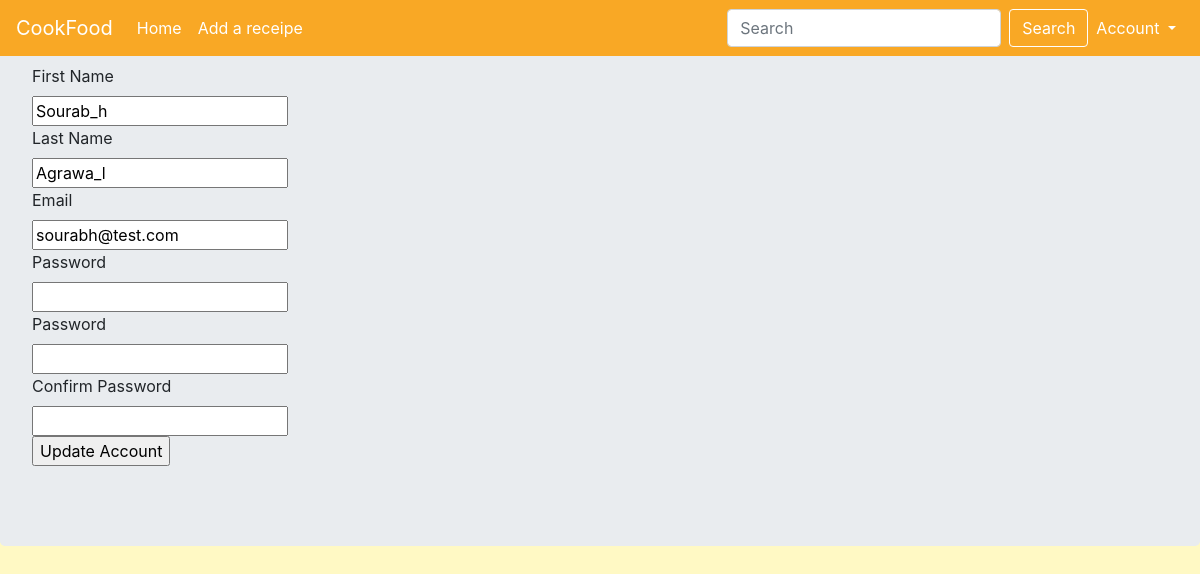
/account (signed in), run on the app's committed database.
### my_project/sign_up/models.py (models this page shows, shortened)
class UserInfo(db.Model):
    __tablename__ = 'usersinfo'
    user_id = db.Column(db.Integer, primary_key=True)
    first_name = db.Column(db.String(80), nullable=False)
    last_name = db.Column(db.String(80), nullable=False)
    email = db.Column(db.Integer, db.ForeignKey('users.email'),
        nullable=False)
    user = db.relationship('User',backref=db.backref('usersinfo', lazy=True))

### my_project/account/view.py (the view, shortened to what this page needs)
@account_view_bp.route('/account', methods=['GET', 'POST'])
@login_required
def account_view():
    form = UpdateAccount()
    user_info = UserInfo.query.filter_by(email=current_user.email).first()
    return render_template('account/update_account.html', form=form, user_info=user_info)

### my_project/account/forms.py
class UpdateAccount(FlaskForm):
    first_name = StringField("First Name")
    last_name = StringField("Last Name")
    email = StringField("Email")
    old_password = PasswordField("Password")
    new_password = PasswordField("Password", validators=[EqualTo('con_password', message="Password must match!!!")])
    con_password = PasswordField("Confirm Password")
    submit = SubmitField("Update Account")

### my_project/sign_up/models.py (called while the page is built)
@login_manager.user_loader
def load_user(user_id):
    return User.query.get(user_id)

### my_project/account/templates/account/update_account.html
{% extends "base.html" %} {% block content %}
<div class="jumbotron">
    <form method="POST">
        {{ form.hidden_tag() }} {{ form.first_name.label}}
        <br> {{ form.first_name(value= user_info.first_name) }}
        <br> {{ form.last_name.label}}
        <br> {{ form.last_name(value=user_info.last_name) }}
        <br> {{ form.email.label}}
        <br> {{ form.email(value= user_info.email) }}
        <br> {{ form.old_password.label }} <br> {{ form.old_password }}
        <br> {{ form.new_password.label }} <br> {{ form.new_password }}
        <br> {{ form.con_password.label }}
        <br> {{ form.con_password}}
        <br> {{ form.submit}}
    </form>
</div>
{% endblock %}

### my_project/static/css/main.css (style rules this page uses)
:root { --primary_color: #f9a825; --accent_color: #FBC02D; --nav_item_color: white; --nav_item_color_hover: #F57F17; --backgrond_color: #FFF9C4; }
html, body { height: 100%; background-color: var(--backgrond_color); }

### data on the page
UserInfo: first_name "Sourab_h", last_name "Agrawa_l", email "sourabh@test.com"
